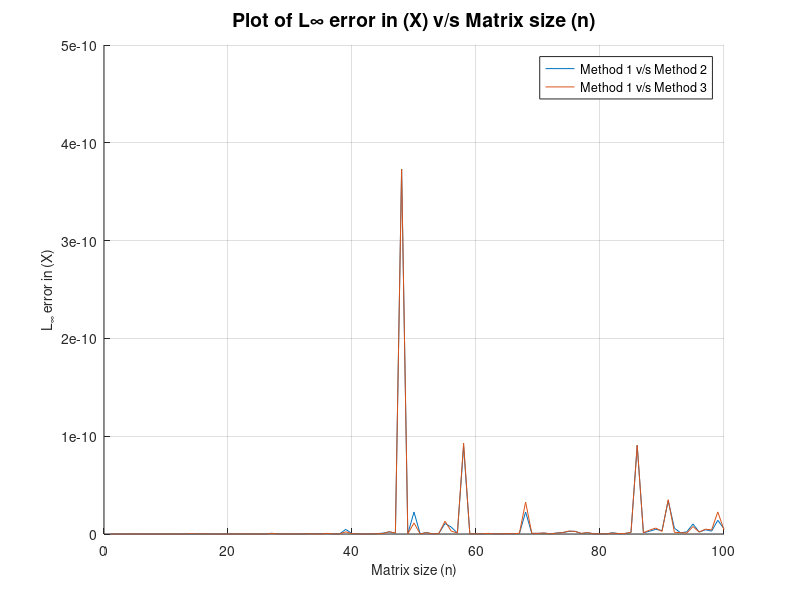

The MATLAB script that drew this image:
clc
clear all
format longG

norm_1 = zeros(100, 1);
norm_2 = zeros(100, 1);

for n = 2 : 100 % A matrix has order >= 1
  A = randi([-999, 999], n, n);

  while det(A) == 0
    A = randi([-999, 999], n, n);
  endwhile

  b = randi([-999, 999], n, 1);

  for j = 1 : (n - 1)
    for i = n : -1 : (j + 1)
      mul = A(i, j) / A(j, j);
      A(i, : ) = A(i, : ) - mul * A(j, : );
      b(i) = b(i) - mul * b(j);
    endfor
  endfor

  X = zeros(n, 1);

  X(n) = b(n) / A(n, n);
  for i = (n - 1) : -1 : 1
    sum = 0;
    for j = n : -1 : (i + 1)
      sum = sum + A(i, j) * X(j);
    endfor
    X(i) = (b(i) - sum) / A(i, i);
  endfor

  Y = inv(A) * b;

  Z = A \ b;

  error_1 = zeros(n, 1);
  error_2 = zeros(n, 1);

  for i = 1 : n
    error_1(i) = abs(X(i) - Y(i));
    error_2(i) = abs(X(i) - Z(i));
  endfor

  norm_1(n) = norm(error_1, inf);
  norm_2(n) = norm(error_2, inf);

endfor

x = [1 : 100];
hold
plot(x, norm_1)
plot(x, norm_2)
xlabel('Matrix size (n)', 'fontsize', 10)
ylabel('L_\infty error in (X)', 'fontsize', 10)
title('Plot of L∞ error in (X) v/s Matrix size (n)', 'fontsize', 14)
legend('Method 1 v/s Method 2', 'Method 1 v/s Method 3')
grid()